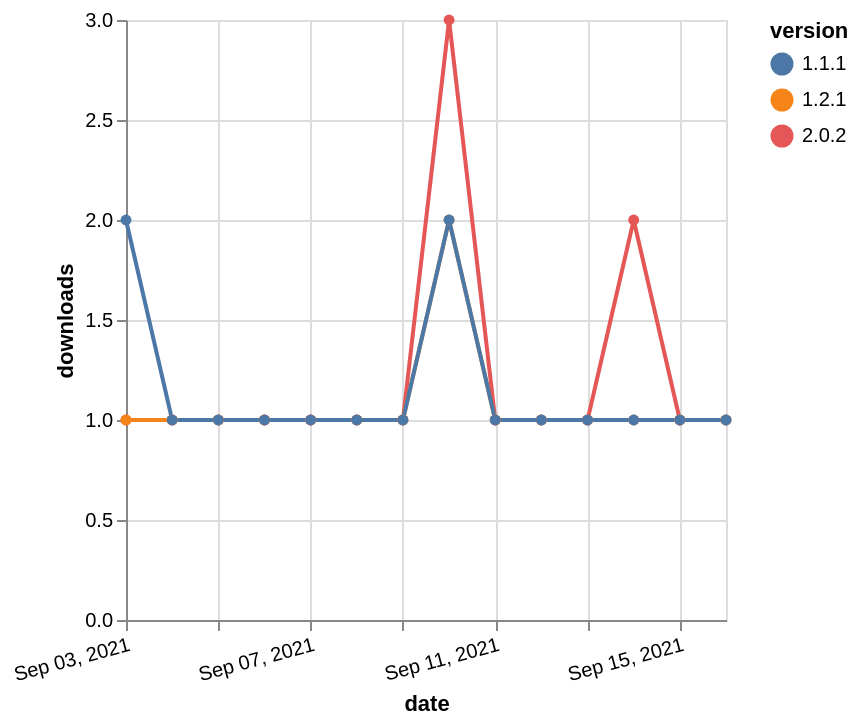

Describe this chart as a Vega-Lite specification.
### Vega-Lite specification from a JSON file in a GitHub repository (floating-point values rounded to 4 significant figures)
{"$schema": "https://vega.github.io/schema/vega-lite/v5.json", "description": "A simple bar chart with embedded data.", "data": {"values": [{"date": "2021-09-03", "total": 141, "delta": 1, "version": "2.0.2"}, {"date": "2021-09-04", "total": 142, "delta": 1, "version": "2.0.2"}, {"date": "2021-09-05", "total": 143, "delta": 1, "version": "2.0.2"}, {"date": "2021-09-06", "total": 144, "delta": 1, "version": "2.0.2"}, {"date": "2021-09-07", "total": 145, "delta": 1, "version": "2.0.2"}, {"date": "2021-09-08", "total": 146, "delta": 1, "version": "2.0.2"}, {"date": "2021-09-09", "total": 147, "delta": 1, "version": "2.0.2"}, {"date": "2021-09-10", "total": 150, "delta": 3, "version": "2.0.2"}, {"date": "2021-09-11", "total": 151, "delta": 1, "version": "2.0.2"}, {"date": "2021-09-12", "total": 152, "delta": 1, "version": "2.0.2"}, {"date": "2021-09-13", "total": 153, "delta": 1, "version": "2.0.2"}, {"date": "2021-09-14", "total": 155, "delta": 2, "version": "2.0.2"}, {"date": "2021-09-15", "total": 156, "delta": 1, "version": "2.0.2"}, {"date": "2021-09-16", "total": 157, "delta": 1, "version": "2.0.2"}, {"date": "2021-09-03", "total": 160, "delta": 1, "version": "1.2.1"}, {"date": "2021-09-04", "total": 161, "delta": 1, "version": "1.2.1"}, {"date": "2021-09-05", "total": 162, "delta": 1, "version": "1.2.1"}, {"date": "2021-09-06", "total": 163, "delta": 1, "version": "1.2.1"}, {"date": "2021-09-07", "total": 164, "delta": 1, "version": "1.2.1"}, {"date": "2021-09-08", "total": 165, "delta": 1, "version": "1.2.1"}, {"date": "2021-09-09", "total": 166, "delta": 1, "version": "1.2.1"}, {"date": "2021-09-10", "total": 168, "delta": 2, "version": "1.2.1"}, {"date": "2021-09-11", "total": 169, "delta": 1, "version": "1.2.1"}, {"date": "2021-09-12", "total": 170, "delta": 1, "version": "1.2.1"}, {"date": "2021-09-13", "total": 171, "delta": 1, "version": "1.2.1"}, {"date": "2021-09-14", "total": 172, "delta": 1, "version": "1.2.1"}, {"date": "2021-09-15", "total": 173, "delta": 1, "version": "1.2.1"}, {"date": "2021-09-16", "total": 174, "delta": 1, "version": "1.2.1"}, {"date": "2021-09-03", "total": 153, "delta": 2, "version": "1.1.1"}, {"date": "2021-09-04", "total": 154, "delta": 1, "version": "1.1.1"}, {"date": "2021-09-05", "total": 155, "delta": 1, "version": "1.1.1"}, {"date": "2021-09-06", "total": 156, "delta": 1, "version": "1.1.1"}, {"date": "2021-09-07", "total": 157, "delta": 1, "version": "1.1.1"}, {"date": "2021-09-08", "total": 158, "delta": 1, "version": "1.1.1"}, {"date": "2021-09-09", "total": 159, "delta": 1, "version": "1.1.1"}, {"date": "2021-09-10", "total": 161, "delta": 2, "version": "1.1.1"}, {"date": "2021-09-11", "total": 162, "delta": 1, "version": "1.1.1"}, {"date": "2021-09-12", "total": 163, "delta": 1, "version": "1.1.1"}, {"date": "2021-09-13", "total": 164, "delta": 1, "version": "1.1.1"}, {"date": "2021-09-14", "total": 165, "delta": 1, "version": "1.1.1"}, {"date": "2021-09-15", "total": 166, "delta": 1, "version": "1.1.1"}, {"date": "2021-09-16", "total": 167, "delta": 1, "version": "1.1.1"}]}, "width": "container", "mark": {"type": "line", "point": {"filled": true}}, "encoding": {"x": {"field": "date", "type": "temporal", "timeUnit": "yearmonthdate", "title": "date", "axis": {"labelAngle": -15}}, "y": {"field": "delta", "type": "quantitative", "title": "downloads"}, "color": {"field": "version", "type": "nominal"}, "tooltip": {"field": "delta"}}}
